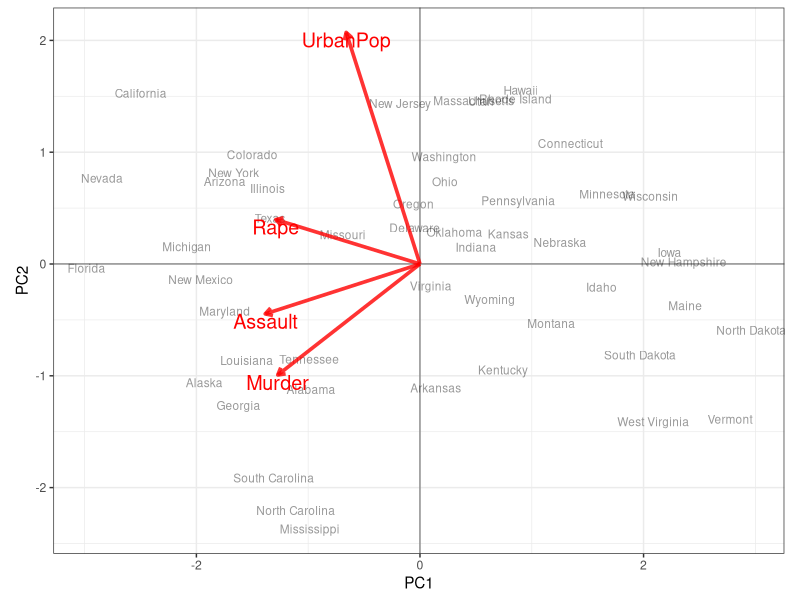

Source code (R):


# https://stackoverflow.com/questions/6578355/plotting-pca-biplot-with-ggplot2
library(ggplot2)

PCbiplot <- function(PC, 
                     x="PC1", y="PC2", 
                     scale=.7,
                     var.text.size = 5,
                     var.color = "red",
                     var.lwd = 1.25,
                     var.alpha = 0.8
                     ) {
    # PC being a prcomp object
    data <- data.frame(obsnames=row.names(PC$x), PC$x)
    plot <- ggplot(data, aes_string(x=x, y=y)) + 
        geom_text(alpha=.4, size=3, aes(label=obsnames))
    plot <- plot + 
        geom_hline(aes(yintercept=0), size=.2) + 
        geom_vline(aes(xintercept=0), size=.2)

    datapc <- data.frame(varnames=rownames(PC$rotation), PC$rotation)
    mult <- min(
        (max(data[,y]) - min(data[,y])/(max(datapc[,y])-min(datapc[,y]))),
        (max(data[,x]) - min(data[,x])/(max(datapc[,x])-min(datapc[,x])))
        )
    datapc <- transform(datapc,
            v1 = scale * mult * (get(x)),
            v2 = scale * mult * (get(y))
            )

    plot <- plot + coord_equal() + 
        geom_text(data=datapc, aes(x=v1, y=v2, label=varnames), 
                  size = var.text.size, 
                  vjust=1, color=var.color)
    plot <- plot + 
        geom_segment(data=datapc, aes(x=0, y=0, xend=v1, yend=v2), 
                     arrow = arrow(length=unit(0.2,"cm")), 
                     alpha = var.alpha, 
                     color=var.color,
                     size = var.lwd)
    plot <- plot + theme_bw()
    plot
}

fit <- prcomp(USArrests, scale=TRUE)
PCbiplot(fit)
